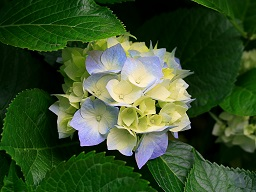
#> input picture images/Hydrangeas_01.jpg, 256 x 192 px, found by its file name
$ python gist4.py
#> lines starting #> are read from the running program, lines starting #| are printed output that depends on the picture
import numpy as np
import matplotlib.pyplot as plt
import cv2

# считать изображение
im = cv2.imread('images\hydrangeas_01.jpg')
#> im is the input picture: shape (192, 256, 3); mean B, G, R 44, 81, 57.3
# считать яркость точки из RGB каналов и сжать в одноразмерный массив
vals = np.apply_along_axis((lambda a: 0.299*a[0] + 0.5876*a[1] + 0.114*a[2]), 2, im).flatten()

# получение бинаризации
i = 0
def get_binary():
    global i
    i += 1
    if vals[i - 1] >= 128:
        return vals[i - 1]
    else:
        return 0

im = np.uint8([[[get_binary()] * 3 for y in x] for x in im])
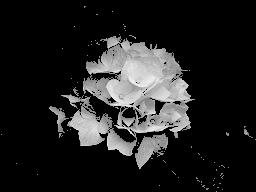
#> im: shape (192, 256, 3); min 0, max 244, mean 33.1

vals = np.apply_along_axis((lambda a: 0.299*a[0] + 0.5876*a[1] + 0.114*a[2]), 2, im).flatten()
counts, bars = np.histogram(vals, range(257))
#> counts = 256 values, max 39867 at index 0, min 0 at index 1, mean 192; bars = 257 values from 0 to 256
# отрисовать гистограмму на промежутке от 0 до 255
plt.bar(bars[:-1] - 0.5, counts, width=1)
plt.xlim([-0.5, 255.5])
plt.xlabel('Яркость точки')
plt.ylabel('Количество повторений')
plt.show()
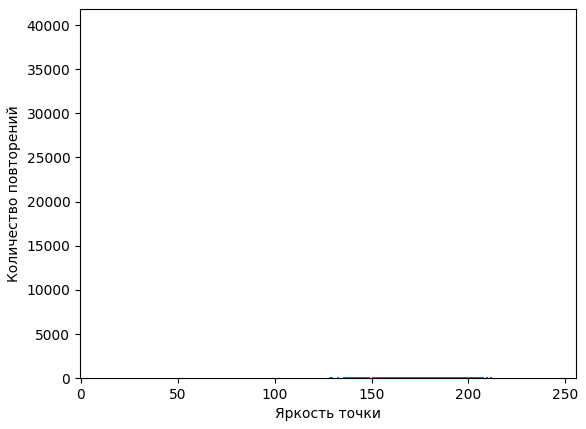
#> figure drawn by matplotlib, 1 panel; tallest bar 39867 high, from x = -1 to 0

cv2.imshow('image', im)
cv2.waitKey()
cv2.destroyAllWindows()
